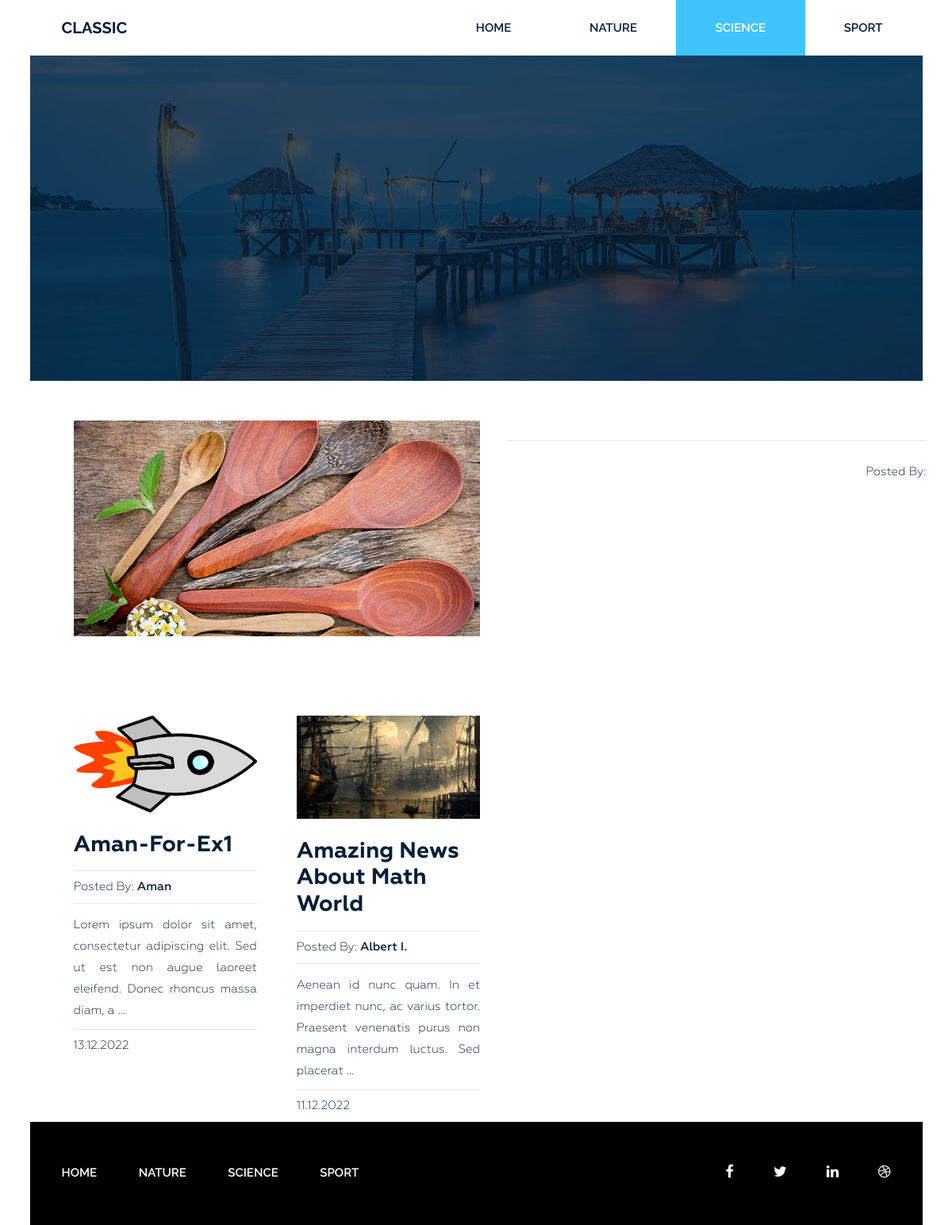
The app's page /category/science/ with its own data.
### blog/models.py (models this page shows, shortened)
class Category(models.Model):
    title = models.CharField(max_length=250, verbose_name='Category name')
    slug = models.SlugField(max_length=250, verbose_name='URL', unique=True)
    def __str__(self):
        return self.title
    def get_absolute_url(self):
        return reverse('category', kwargs={'slug': self.slug})
    class Meta:
        verbose_name = 'Category'
        verbose_name_plural = 'Categories'
        ordering = ['title']

class Posts(models.Model):
    title = models.CharField(max_length=255, verbose_name='Name')
    slug = models.SlugField(max_length=255, unique=True, verbose_name='URL')
    content = models.TextField(blank=True, verbose_name='Content')
    author = models.CharField(max_length=150)
    created_at = models.DateTimeField(auto_now_add=True, verbose_name='Created')
    updated_at = models.DateTimeField(auto_now=True, verbose_name='Changed Time')
    photo = models.ImageField(upload_to='photos/%Y/%m/%d/', blank=True)
    views = models.IntegerField(default=0, verbose_name='Number of views')
    category = models.ForeignKey(Category, related_name='posts', on_delete=models.PROTECT)
    tags = models.ManyToManyField(Tag, blank=True, related_name='posts')
    def get_absolute_url(self):
        return reverse('post', kwargs={'slug': self.slug})
    class Meta:
        verbose_name = 'Post'
        verbose_name_plural = 'Posts'
        ordering = ['-created_at']

### blog/views.py (the view)
# urls.py: path('category/<str:slug>/', Get_category.as_view(), name='category'),
class Get_category(ListView):
    model = Category
    template_name = 'blog/category.html'
    context_object_name = 'posts'
    allow_empty = False
    paginate_by = 4
    def get_context_data(self, *, object_list=None, **kwargs):
        context = super().get_context_data(**kwargs)
        context['title'] = Category.objects.get(slug=self.kwargs['slug'])
        return context
    def get_queryset(self):
        return Posts.objects.filter(category__slug=self.kwargs['slug'])

### blog/templatetags/menu.py (called while the page is built)
@register.inclusion_tag('blog/list_menu.html')
def show_menu(m_class='menu'):
    categories = Category.objects.all()
    return {'categories': categories, 'm_class': m_class}

### blog/templates/blog/category.html (shortened to what this page needs)
{% extends 'base.html' %}
{% block content %}
<section class="bg-text-area">
            <div class="container">
                <div class="row">
                    <div class="col-md-12">
                        <div class="bg-text">
                        </div>
                    </div>
                </div>
            </div>
        </section>
        <section class="blog-post-area">
            <div class="container">
                <div class="row">
                    <div class="blog-post-area-style">
                            <div class="col-md-12">
                                <div class="single-post-big">
                                    <div class="big-image">
                                        <img src="img/post-image1.jpg" alt="">
                                    </div>
                                    <div class="big-text">
                                        <h4><span class="author">Posted By: </span>
                                        </h4>
                                    </div>
                                </div>
                            </div>
                            {% for post in posts %}
                            <div class="col-md-3">
                                <div class="single-post">
                                    {% if post.photo %}
                                    <img src="{{ post.photo.url }}" alt="">
                                    {% else %}
                                    <img src="https://pbs.twimg.com/media/Fb-_wEhXoAcf7mP?format=jpg&name=large" width = '350'>
                                    {% endif %}
                                    <h3><a href="{{ post.get_absolute_url }}">{{ post.title|title }}</a></h3>
                                    <h4><span>Posted By: <span class="author-name">{{ post.author|title }}</span></span>
                                    </h4>
                                    {{ post.content|truncatewords_html:20|safe }}
                                    <h4><span>{{ post.created_at|date:'d.m.Y' }}</span></h4>
                                </div>
                            </div>
                            {% endfor %}
                    </div>
                </div>
            </div>
        </section>
{% endblock %}

### blog/templates/blog/list_menu.html
<div class="{{ m_class }}">
                            <ul>
                                <li ><a href="{% url 'home' %}">Home</a></li>
                                {% for i in categories %}
                                <li><a href="{{ i.get_absolute_url }}">{{ i.title|title }}</a></li>
                                {% endfor %}
                            </ul>
                        </div>

### siteblog/static/style.css (style rules this page uses)
.wrapper header.header .menu { margin: 0 }
.wrapper header.header .menu ul { float: right; margin: 0; padding: 0; margin-right: 4px; }
.wrapper header.header .menu ul li { display: inline-block; list-style: outside none none; margin: 0 -4px 0 0; }
.wrapper header.header .menu ul li a { color: rgb(6, 30, 55); font-family: "Raleway", sans-serif; font-size: 15px; font-weight: 600; line-height: 70px; padding: 26px 50px; text-decoration: none; text-transform: uppercase; }
.wrapper header.header .menu ul li.active a { background: #40c4ff; color: #fff; }
.wrapper section.bg-text-area .bg-text { background-image: url(img/bg-iamges.jpg); background-size: 100% 100%; padding: 205px 280px; }
section.blog-post-area { margin-top: 50px; }
section.blog-post-area .big-image { float: left; width: 50%; padding-right: 35px; }
section.blog-post-area .big-text { float: right; width: 50%; padding-right: 20px; }
section.blog-post-area img { width: 100%; }
section.blog-post-area .big-text h4 { margin-top: 25px; padding-top: 30px; position: relative; }
section.blog-post-area .big-text h4::before { background: #e6e6e6 none repeat scroll 0 0; content: ""; height: 1px; position: absolute; top: 0; width: 100%; }
section.blog-post-area .single-post { padding-right: 20px; margin: 100px 0px 0px; }
section.blog-post-area h4 span { font-family: Geometria; font-weight: 400; font-size: 15px; color: #061e37; text-decoration: none; }
section.blog-post-area .big-text h4 span.author { float: right }
section.blog-post-area h4 span.author-name { font-weight: 500; }
.blog-post-area .single-post h3 a { font-family: Geometria; font-size: 28px; font-weight: 700; text-decoration: none; color: #061e37; }
.blog-post-area .single-post p { color: #061e37; font-family: Geometria; font-size: 15px; font-weight: 400; line-height: 27px; padding-top: 14px; position: relative; text-align: justify; }
.blog-post-area .single-post h4 { margin-bottom: 12px; padding-top: 10px; position: relative; }
.blog-post-area .single-post h4::before { background: #e6e6e6 none repeat scroll 0 0; content: ""; height: 1px; position: absolute; top: 0; width: 100%; }
.blog-post-area .single-post p::before { background: #e6e6e6 none repeat scroll 0 0; content: ""; height: 1px; position: absolute; top: 0; width: 100%; }
.blog-post-area .single-post h3 { margin: 25px 0 15px; }
.blog-post-area .blog-post-area-style { margin: 0 20px 0 40px; }
.wrapper footer.footer .footer-menu { margin: 0 }
.wrapper footer.footer .footer-menu ul { line-height: 130px; margin: 0; padding: 0; }
.wrapper footer.footer .footer-menu ul li { display: inline; list-style: outside none none; margin: 0; padding: 30px 0px; }
.wrapper footer.footer .footer-menu ul li a { color: #fff; font-family: "Raleway", sans-serif; font-size: 15px; font-weight: 600; line-height: 70px; margin-left: 40px; padding: 26px 10px 26px 0; text-decoration: none; text-transform: uppercase; }

### records on screen
Category: title "NATURE"
Category: title "SCIENCE"
Category: title "SPORT"
Posts: photo (picture), title "Aman-For-Ex1", author "Aman", content "Lorem ipsum dolor sit amet, consectetur adipiscing elit. Sed ut est non augue laoreet eleifend. Donec rhoncus massa diam, a …", created_at "13.12.2022"
Posts: photo (picture), title "Amazing News About Math World", author "Albert I.", content "Aenean id nunc quam. In et imperdiet nunc, ac varius tortor. Praesent venenatis purus non magna interdum luctus. Sed placerat …", created_at "11.12.2022"
